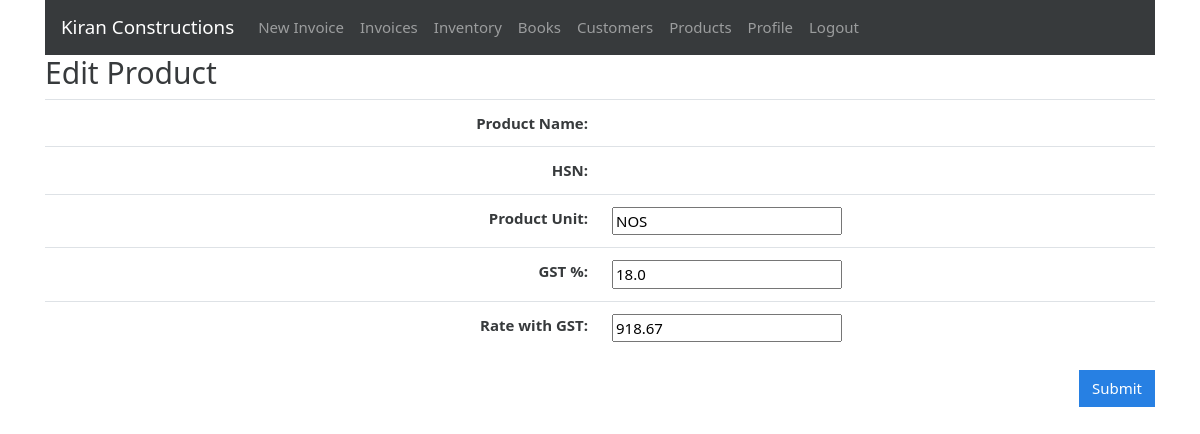
Page /products/edit/4 (signed in) on the earlier database version.
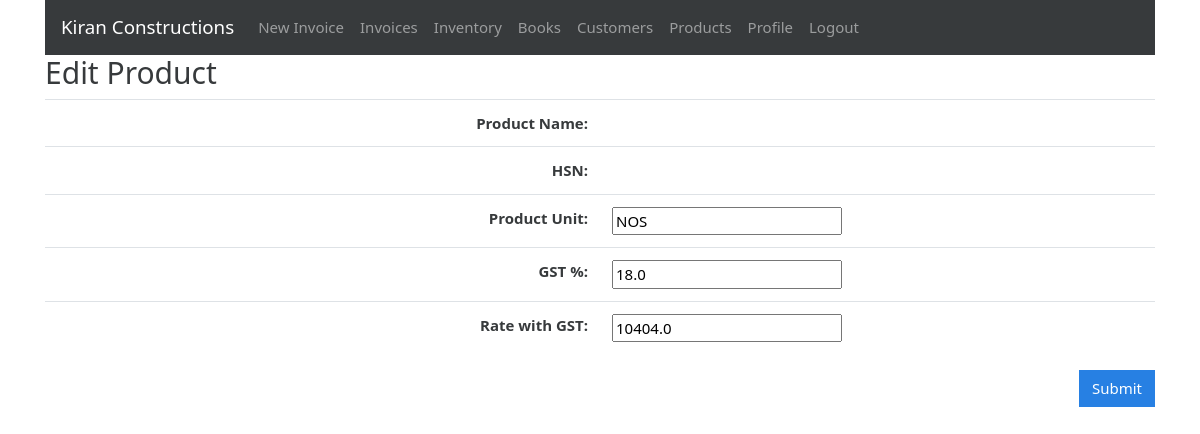
Same page on the later database version.
### gstbillingapp/models.py (models this page shows, shortened)
class Product(models.Model):
    user = models.ForeignKey(User, null=True, blank=True, on_delete=models.SET_NULL)
    item_number = models.CharField(max_length=200, blank=True, null=True)
    product_sac = models.CharField(max_length=50, null=True, blank=True)
    service_number = models.CharField(max_length=200, blank=True, null=True)
    product_description = models.CharField(max_length=200, blank=True, null=True)
    product_unit = models.CharField(max_length=50)
    product_gst_percentage = models.FloatField()
    product_rate_with_gst = models.FloatField()

### gstbillingapp/views.py (the view)
# urls.py: path('products/edit/<int:product_id>', views.product_edit, name='product_edit'),
@login_required
def product_edit(request, product_id):
    product_obj = get_object_or_404(Product, user=request.user, id=product_id)
    if request.method == "POST":
        product_form = ProductForm(request.POST, instance=product_obj)
        if product_form.is_valid():
            new_product = product_form.save()
            return redirect('products')
    context = {}
    context['product_form'] = ProductForm(instance=product_obj)
    return render(request, 'gstbillingapp/product_edit.html', context)

### gstbillingapp/forms.py
class ProductForm(ModelForm):
     class Meta:
         model = Product
         fields = ['product_description', 'product_sac', 'product_unit', 'product_gst_percentage', 'product_rate_with_gst']

### Gst-Billing-Python-Django/gstbillingapp/templates/gstbillingapp/product_edit.html (shortened to what this page needs)
{% extends "gstbillingapp/base.html" %}
{% load static %}
{% block content %}
<h2>Edit Product</h2>
<form method="POST">
	<table class="table">
		<tbody class="two-col-form">
			<tr>
				<th scope="row" class="text-right">Product Name:</th>
				<td class="form-input-td">{{product_form.product_name}}</td>
			</tr>
			<tr>
				<th scope="row" class="text-right">HSN:</th>
				<td class="form-input-td">{{product_form.product_hsn}}</td>
			</tr>
			<tr>
				<th scope="row" class="text-right">Product Unit:</th>
				<td class="form-input-td">{{product_form.product_unit}}</td>
			</tr>
			<tr>
				<th scope="row" class="text-right">GST %:</th>
				<td class="form-input-td">{{product_form.product_gst_percentage}}</td>
			</tr>
			<tr>
				<th scope="row" class="text-right">Rate with GST:</th>
				<td class="form-input-td">{{product_form.product_rate_with_gst}}</td>
			</tr>
		</tbody>
	</table>
	<input type="submit" class="btn btn-primary float-right" value="Submit">
</form>
{% endblock %}

Differences in the rows shown:
changed Product "NOS": product_rate_with_gst "918.67" → "10404.0"
